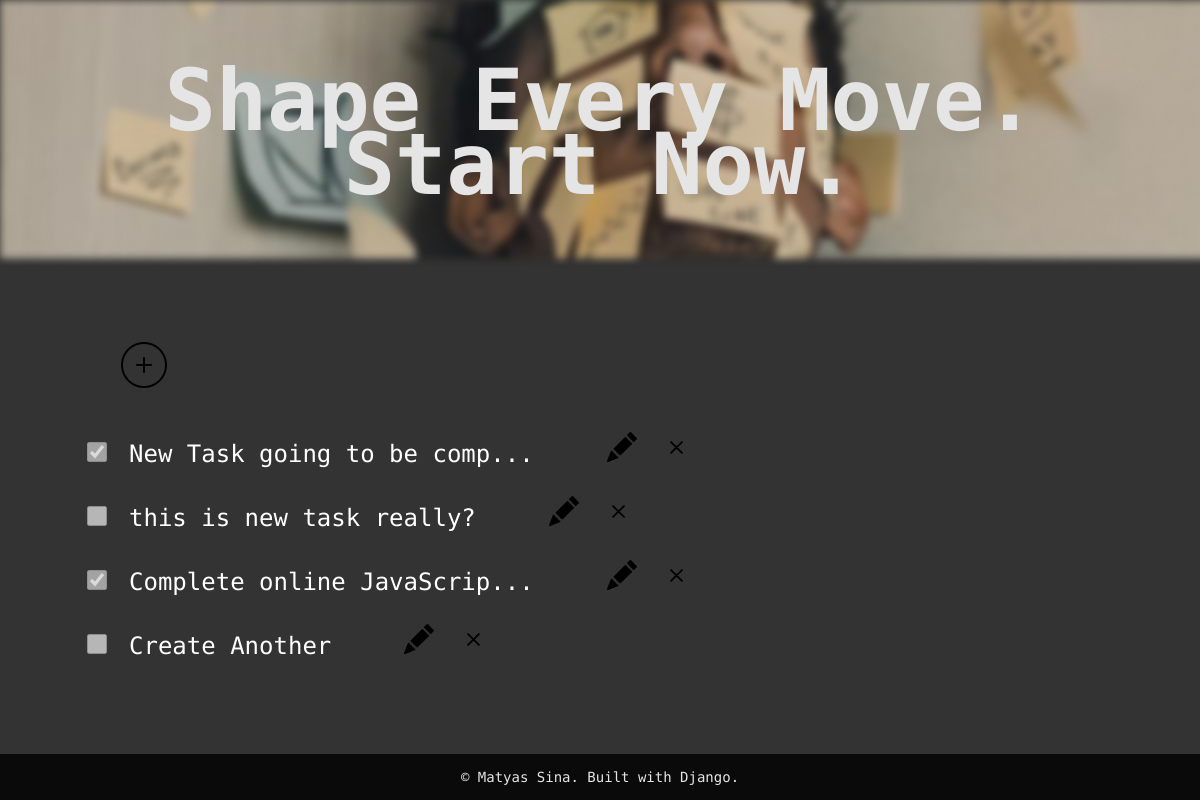
The page / on the database its author committed.
### todoapp/models.py (models this page shows)
class Task(models.Model):
    content = models.CharField(max_length=200)
    is_completed = models.BooleanField(default=False)
    createdAt = models.DateTimeField(auto_now_add=True)
    updatedAt = models.DateTimeField(auto_now=True)
    def __str__(self):
        return self.content[:15] + ("..." if len(self.content) > 15 else "")
    @property
    def short_content(self):
        return self.content[:25] + ("..." if len(self.content) > 25 else "")
    class Meta:
        ordering = ["-updatedAt"]
        verbose_name = "Task"
        verbose_name_plural = "Tasks"

### todoapp/views.py (the view)
# urls.py: path("", TaskListView.as_view(), name="task-list"),
class TaskListView(ListView):
    model = Task
    template_name = "todoapp/task_list.html"
    context_object_name = "tasks"

### todoapp/templates/todoapp/task_list.html
{% extends "base.html" %}
{% load static %}
{% block content %}
<section>
    <div class="container">
        <div class="section-1" style="background-image: url('{% static "images/person_with_task.png" %}');">
            <div class="text-box">
                <h1>Shape Every Move.
                    Start Now.
                </h1>
            </div>
        </div>
        <div class="section-2">
            <div class="todo-box">
                <div class="add-todo">
                    <a class="add-button" href="{% url 'task-create' %}"><img src="{% static 'images/icons8-add-button-50.png' %}" alt="Add Button"></a>
                </div>
                {% for task in tasks %}
                    <div class="todo-list">
                        <input type="checkbox" {% if task.is_completed %}checked{% endif %} disabled />
                         <span class="task-content"><a href="{% url 'task-detail' pk=task.id %}" class="task-content">{{ task.short_content }}</a></span>
                        <a class="edit-icon" href="{% url 'task-update' pk=task.id %}"><img src="{% static 'images/pencil-fill.svg' %}" alt="edit icon"></i></a>
                        <a class="delete-icon" href="{% url 'task-delete' pk=task.id %}"><img src="{% static 'images/x.svg' %}" alt="edit icon"></i></a>
                    </div>
                {% endfor %}
            </div>
        </div>
    </div>
</section>
{% endblock %}

### static/css/style.css (style rules this page uses)
* { margin: 0; padding: 0; }
.container { display: grid; grid-template-areas: "section-1" "section-2"; grid-template-columns: 1fr; grid-template-rows: 1fr 2fr; height: 100vh; }
.container > div { background-color: #000000CC; }
.container > div.section-1 { grid-area: section-1; text-align: center; background-repeat: no-repeat; background-size: cover; display: flex; justify-content: center; align-items: center; }
.text-box { font-family: "Space Mono", monospace; color: #E5E5E5; max-width: 1000px; font-size: 57px; line-height: 64px; letter-spacing: -0.25px; }
.container > div.section-2 { grid-area: section-2; }
.todo-box .add-todo { padding: 63px 0 0 87px; display: flex; }
.todo-box .todo-list { padding: 28px 0 0 87px; }
.add-todo .add-button { margin-left: 22px; padding: 10px; cursor: pointer; }
.todo-list input { margin-right: 18px; }
.todo-list .task-content { font-size: 24px; font-family: "Space Mono", monospace; color: white; text-decoration: none; }
.todo-list .edit-icon { margin-left: 69px; margin-right: 21px; }
.todo-list .edit-icon img { width: 30px; height: 30px; }
.todo-list .delete-icon img { width: 29px; height: 29px; }
input[type="checkbox"] { width: 20px; height: 20px; cursor: pointer; }

### rows shown on the page
Task: is_completed "☑", short_content "New Task going to be comp..."
Task: short_content "this is new task really?"
Task: is_completed "☑", short_content "Complete online JavaScrip..."
Task: short_content "Create Another"
